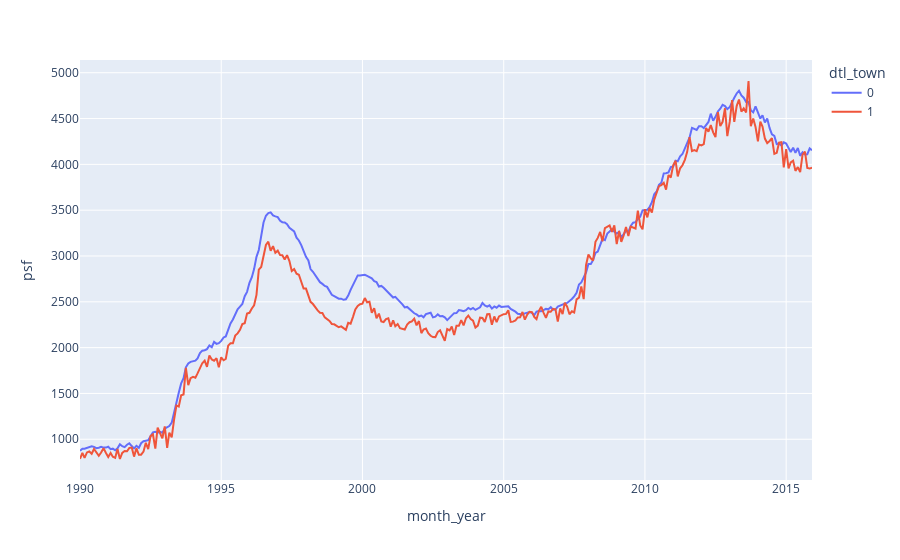

Notebook code cell kept with this figure:
### Markdown cell above
### Check the plot

### Code cell
graphed = initial_parquet_copy_test.groupby(['month_year', 'dtl_town'], as_index=False)['psf'].median()

plt.figure(figsize=(20,10))
px.line(data_frame=graphed, x='month_year', y='psf', color='dtl_town')

### Figure 1 — Plotly figure (JSON) as saved in the notebook; plotly's stock layout.template omitted (floating-point values rounded to 4 significant figures; data arrays with more than 128 entries replaced by an {"elided": "..."} marker saying what was removed)
{"data": [{"hovertemplate": "dtl_town=0<br>month_year=%{x}<br>psf=%{y}<extra></extra>", "legendgroup": "0", "line": {"color": "#636efa", "dash": "solid"}, "marker": {"symbol": "circle"}, "mode": "lines", "name": "0", "orientation": "v", "showlegend": true, "type": "scatter", "x": {"elided": "312 str values"}, "xaxis": "x", "y": {"elided": "312 float values"}, "yaxis": "y"}, {"hovertemplate": "dtl_town=1<br>month_year=%{x}<br>psf=%{y}<extra></extra>", "legendgroup": "1", "line": {"color": "#EF553B", "dash": "solid"}, "marker": {"symbol": "circle"}, "mode": "lines", "name": "1", "orientation": "v", "showlegend": true, "type": "scatter", "x": {"elided": "312 str values"}, "xaxis": "x", "y": {"elided": "312 float values"}, "yaxis": "y"}], "layout": {"legend": {"title": {"text": "dtl_town"}, "tracegroupgap": 0}, "margin": {"t": 60}, "xaxis": {"anchor": "y", "domain": [0, 1], "title": {"text": "month_year"}}, "yaxis": {"anchor": "x", "domain": [0, 1], "title": {"text": "psf"}}}}
